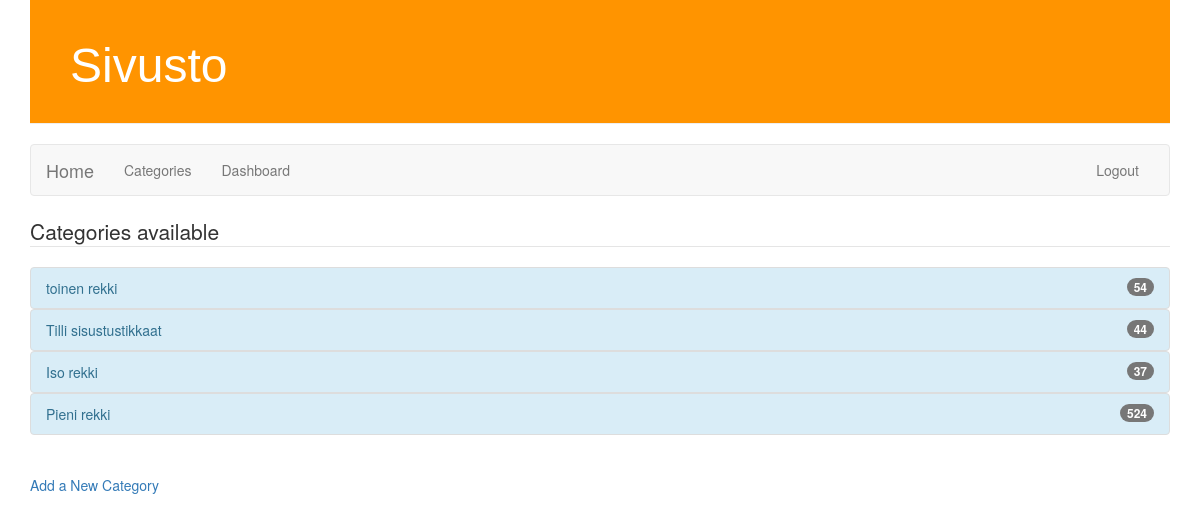
The app's page /categories (signed in) with its own data.
### rango/models.py (models this page shows, shortened)
class Category(models.Model):
    name = models.CharField(max_length=128, unique=True)
    imgpath = models.CharField(max_length=128, blank=True)
    views = models.IntegerField(default=0)
    likes = models.IntegerField(default=0)
    slug = models.SlugField(unique=True)

### rango/views.py (the view)
# urls.py: url(r'^categories', views.categories, name='categories'),
def categories(request):
    category_list = Category.objects.all()
    context_dict = {'categories': category_list}
    return render(request, 'rango/categories.html', context_dict)

### rango/templates/rango/categories.html (shortened to what this page needs)
{% extends 'rango/base.html' %}
{% load staticfiles %}
{% block content %}
        {% if categories %}
            <ul class="list-group">
                <legend>Categories available</legend>
                {% for category in categories %}
                  <a href=#>
                <li class="list-group-item list-group-item-info itemi" data-catid="{{category.id}}" id="item-{{ forloop.counter0 }}">
                    {{ category.name }}
                        <span class="badge badger-click" data-catid="{{category.id}}">{{category.likes}}</span>
                </li>
           </a>
                {% endfor %}
            </ul>
        {%else%}
        <strong>ei kategorioita mukana</strong>
        {%endif%}
        {% if user.is_authenticated %}
        <a href={% url "add_category" %}>Add a New Category</a><br />
        {% endif %}
{% endblock %}

### records on screen
Category: name "toinen rekki", likes "54"
Category: name "Tilli sisustustikkaat", likes "44"
Category: name "Iso rekki", likes "37"
Category: name "Pieni rekki", likes "524"
